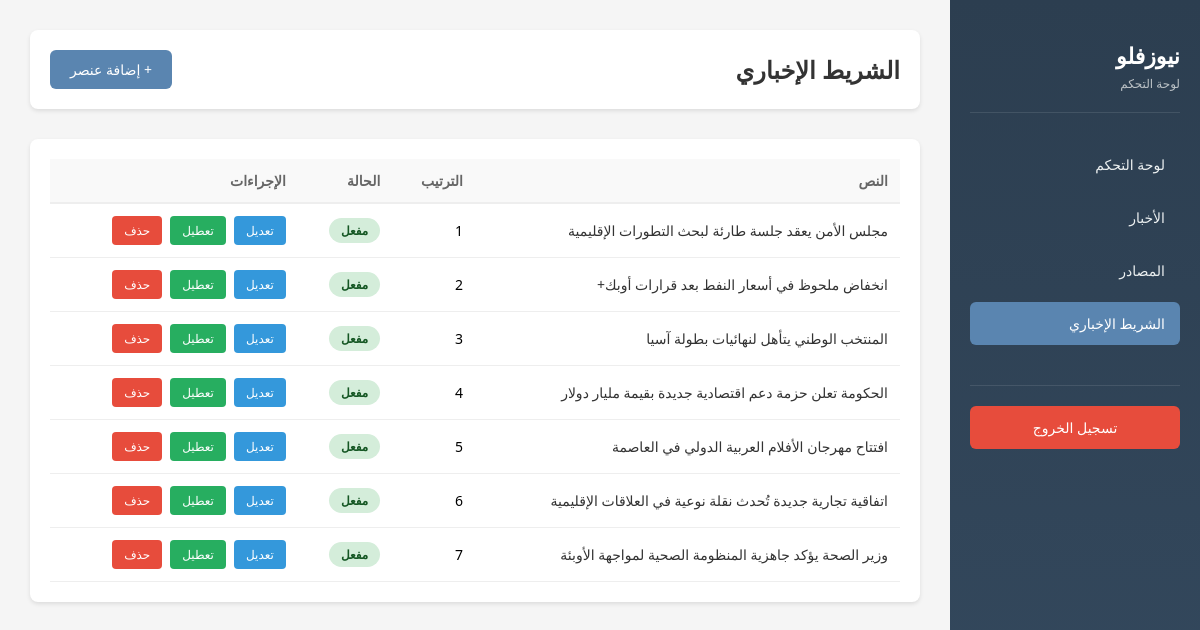
The page /admin/ticker.php (signed in) on the database its author committed.
### tables this page shows
CREATE TABLE IF NOT EXISTS `ticker_items` (
  `id` int(11) NOT NULL AUTO_INCREMENT,
  `text` varchar(500) NOT NULL,
  `is_active` tinyint(1) DEFAULT 1,
  `sort_order` int(11) DEFAULT 0,
  `created_at` timestamp DEFAULT CURRENT_TIMESTAMP,
  PRIMARY KEY (`id`)
);

### includes/functions.php (called while the page is built, shortened)
<?php
function e($str) {
    return htmlspecialchars($str, ENT_QUOTES, 'UTF-8');
}

### admin/ticker.php (the view, shortened to what this page needs)
<?php
require_once __DIR__ . '/../includes/functions.php';
$db = getDB();
$action = $_GET['action'] ?? 'list';
$ticker = null;
$tickers = $db->query("SELECT * FROM ticker_items ORDER BY sort_order, created_at DESC")->fetchAll();
?>
<!DOCTYPE html>
<html lang="ar" dir="rtl">
<head>
</head>
<body>
    <div class="admin-wrapper">
        <div class="sidebar">
            <div class="sidebar-header">
                <h2>نيوزفلو</h2>
                <p>لوحة التحكم</p>
            </div>
            <ul class="nav-menu">
                <li class="nav-item">
                    <a href="index.php" class="nav-link">لوحة التحكم</a>
                </li>
                <li class="nav-item">
                    <a href="articles.php" class="nav-link">الأخبار</a>
                </li>
                <li class="nav-item">
                    <a href="sources.php" class="nav-link">المصادر</a>
                </li>
                <li class="nav-item">
                    <a href="ticker.php" class="nav-link active">الشريط الإخباري</a>
                </li>
            </ul>
            <div class="logout-section">
                <a href="logout.php" class="btn-logout">تسجيل الخروج</a>
            </div>
        </div>
        <div class="main-content">
            <?php if (in_array($action, ['add', 'edit'])): ?>
                <div class="page-header">
                    <h1><?php echo $action === 'add' ? 'إضافة عنصر جديد' : 'تعديل العنصر'; ?></h1>
                </div>
                <div class="form-container">
                    <form method="POST">
                        <?php if ($ticker): ?>
                            <input type="hidden" name="id" value="<?php echo $ticker['id']; ?>">
                        <?php endif; ?>
                        <div class="form-row full">
                            <div class="form-group">
                                <label for="text">نص الشريط *</label>
                                <textarea
                                    id="text"
                                    name="text"
                                    required
                                ><?php echo $ticker ? e($ticker['text']) : ''; ?></textarea>
                            </div>
                        </div>
                        <div class="form-row">
                            <div class="form-group">
                                <label for="sort_order">ترتيب العرض</label>
                                <input
                                    type="number"
                                    id="sort_order"
                                    name="sort_order"
                                    min="0"
                                    value="<?php echo $ticker ? $ticker['sort_order'] : '0'; ?>"
                                >
                            </div>
                        </div>
                        <div class="form-row full">
                            <div class="form-group">
                                <label>الحالة</label>
                                <div class="checkbox-item">
                                    <input
                                        type="checkbox"
                                        id="is_active"
                                        name="is_active"
                                        <?php echo !$ticker || $ticker['is_active'] ? 'checked' : ''; ?>
                                    >
                                    <label for="is_active">مفعل</label>
                                </div>
                            </div>
                        </div>
                        <div class="form-buttons">
                            <button type="submit" class="btn-primary">حفظ</button>
                            <a href="ticker.php" class="btn-cancel">إلغاء</a>
                        </div>
                    </form>
                </div>
            <?php else: ?>
                <div class="page-header">
                    <h1>الشريط الإخباري</h1>
                    <a href="ticker.php?action=add" class="btn-primary">+ إضافة عنصر</a>
                </div>
                <div class="table-container">
                    <table class="ticker-table">
                        <thead>
                            <tr>
                                <th style="width: 50%">النص</th>
                                <th>الترتيب</th>
                                <th>الحالة</th>
                                <th>الإجراءات</th>
                            </tr>
                        </thead>
                        <tbody>
                            <?php if (!empty($tickers)): ?>
                                <?php foreach ($tickers as $tick): ?>
                                    <tr>
                                        <td>
                                            <span class="ticker-text"><?php echo e($tick['text']); ?></span>
                                        </td>
                                        <td><?php echo $tick['sort_order']; ?></td>
                                        <td>
                                            <span class="status-badge status-<?php echo $tick['is_active'] ? 'active' : 'inactive'; ?>">
                                                <?php echo $tick['is_active'] ? 'مفعل' : 'معطل'; ?>
                                            </span>
                                        </td>
                                        <td>
                                            <div class="ticker-actions">
                                                <a href="ticker.php?action=edit&id=<?php echo $tick['id']; ?>" class="btn-sm btn-edit">تعديل</a>
                                                <a href="ticker.php?toggle_id=<?php echo $tick['id']; ?>" class="btn-sm btn-toggle <?php echo !$tick['is_active'] ? 'inactive' : ''; ?>"><?php echo $tick['is_active'] ? 'تعطيل' : 'تفعيل'; ?></a>
                                                <a href="ticker.php?action=delete&id=<?php echo $tick['id']; ?>" class="btn-sm btn-delete" onclick="return confirm('هل تريد حذف هذا العنصر؟')">حذف</a>
                                            </div>
                                        </td>
                                    </tr>
                                <?php endforeach; ?>
                            <?php else: ?>
                                <tr>
                                    <td colspan="4" style="text-align: center; color: #999;">لا توجد عناصر</td>
                                </tr>
                            <?php endif; ?>
                        </tbody>
                    </table>
                </div>
            <?php endif; ?>
        </div>
    </div>
</body>
</html>

### admin/ticker.php (style rules this page uses)
* { margin: 0; padding: 0; box-sizing: border-box; }
body { font-family: 'Segoe UI', Tahoma, Geneva, Verdana, sans-serif; background: #f5f5f5; }
.admin-wrapper { display: flex; min-height: 100vh; }
.sidebar { width: 250px; background: linear-gradient(180deg, #2c3e50 0%, #34495e 100%); color: white; padding: 20px; position: fixed; height: 100vh; overflow-y: auto; }
.sidebar-header { padding: 20px 0; border-bottom: 1px solid rgba(255, 255, 255, 0.1); margin-bottom: 30px; }
.sidebar-header h2 { font-size: 22px; margin-bottom: 5px; }
.sidebar-header p { font-size: 12px; color: #bdc3c7; }
.nav-menu { list-style: none; }
.nav-item { margin-bottom: 10px; }
.nav-link { display: block; padding: 12px 15px; color: #ecf0f1; text-decoration: none; border-radius: 6px; transition: all 0.3s; font-size: 14px; }
.nav-link.active { background: #5a85b0; color: white; }
.logout-section { margin-top: 40px; padding-top: 20px; border-top: 1px solid rgba(255, 255, 255, 0.1); }
.btn-logout { display: block; width: 100%; padding: 12px; background: #e74c3c; color: white; text-align: center; text-decoration: none; border-radius: 6px; font-size: 14px; transition: background 0.3s; }
.main-content { margin-right: 250px; width: calc(100% - 250px); padding: 30px; }
.page-header { display: flex; justify-content: space-between; align-items: center; margin-bottom: 30px; background: white; padding: 20px; border-radius: 8px; box-shadow: 0 2px 4px rgba(0, 0, 0, 0.1); }
.page-header h1 { color: #333; font-size: 24px; }
.btn-primary { display: inline-block; padding: 10px 20px; background: #5a85b0; color: white; text-decoration: none; border-radius: 6px; font-size: 14px; font-weight: 500; transition: background 0.3s; border: none; cursor: pointer; }
.table-container { background: white; padding: 20px; border-radius: 8px; box-shadow: 0 2px 4px rgba(0, 0, 0, 0.1); overflow-x: auto; }
.ticker-table { width: 100%; border-collapse: collapse; font-size: 14px; }
.ticker-table thead { background: #f9f9f9; border-bottom: 2px solid #eee; }
.ticker-table th { padding: 12px; text-align: right; color: #666; font-weight: 600; }
.ticker-table td { padding: 12px; border-bottom: 1px solid #eee; }
.ticker-actions { display: flex; gap: 8px; }
.btn-sm { padding: 6px 12px; font-size: 12px; text-decoration: none; border-radius: 4px; border: none; cursor: pointer; transition: all 0.3s; }
.btn-toggle { background: #27ae60; color: white; }
.btn-edit { background: #3498db; color: white; }
.btn-delete { background: #e74c3c; color: white; }
.status-badge { display: inline-block; padding: 4px 12px; border-radius: 20px; font-size: 12px; font-weight: 600; }
.status-active { background: #d4edda; color: #155724; }
.ticker-text { color: #333; max-width: 400px; }

### rows shown on the page
ticker_items: text "مجلس الأمن يعقد جلسة طارئة لبحث التطورات الإقليمية", sort_order "1", is_active "مفعل"
ticker_items: text "انخفاض ملحوظ في أسعار النفط بعد قرارات أوبك+", sort_order "2", is_active "مفعل"
ticker_items: text "المنتخب الوطني يتأهل لنهائيات بطولة آسيا", sort_order "3", is_active "مفعل"
ticker_items: text "الحكومة تعلن حزمة دعم اقتصادية جديدة بقيمة مليار دولار", sort_order "4", is_active "مفعل"
ticker_items: text "افتتاح مهرجان الأفلام العربية الدولي في العاصمة", sort_order "5", is_active "مفعل"
ticker_items: text "اتفاقية تجارية جديدة تُحدث نقلة نوعية في العلاقات الإقليمية", sort_order "6", is_active "مفعل"
ticker_items: text "وزير الصحة يؤكد جاهزية المنظومة الصحية لمواجهة الأوبئة", sort_order "7", is_active "مفعل"
